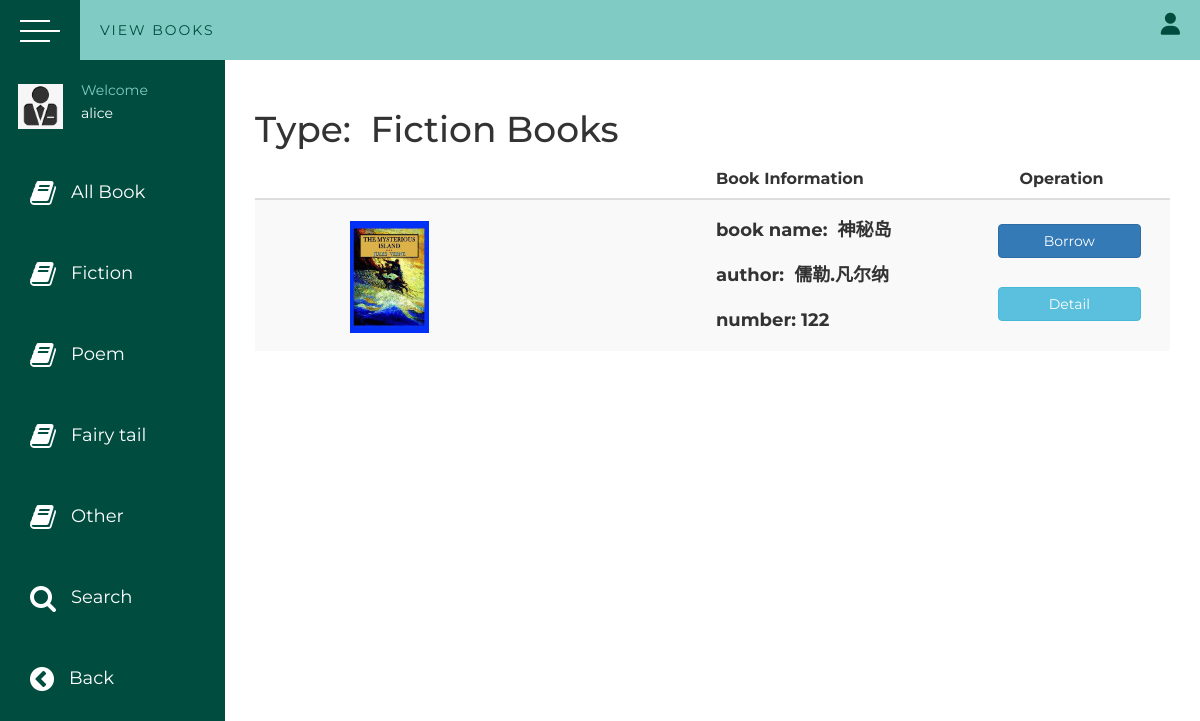
The app's page /fictionBookForUser (signed in) with its own data.
### app/models.py (models this page shows, shortened)
class User(UserMixin, db.Model):
    __tablename__ = 'User'
    id = db.Column(db.Integer, primary_key=True)
    userName = db.Column(db.String(200), index=True, unique=True)
    password_hash = db.Column(db.String(128))
    bookCount = db.Column(db.Integer)
    criminalRecord = db.Column(db.Integer)
    firstBorrowBookId = db.Column(db.Integer)
    secondBorrowBookId = db.Column(db.Integer)
    thirdBorrowBookId = db.Column(db.Integer)
    @property
    def password(self):
        raise AttributeError('password is not a readable attribute')

class Book(UserMixin, db.Model):
    __tablename__ = 'Book'
    id = db.Column(db.Integer, primary_key=True)
    bookName = db.Column(db.String(300), index=True)
    publishTime = db.Column(db.Date, nullable=True)
    publisher = db.Column(db.String(100), index=True)
    author = db.Column(db.String(100), index=True)
    type = db.Column(db.String(100), index=True)
    description = db.Column(db.String(500), nullable=False)
    bookNumber = db.Column(db.Integer)
    bookImg = db.Column(db.String(500))
    authorImg = db.Column(db.String(500))

### app/views.py (the view)
@app.route('/fictionBookForUser')
def fictionBookForUser():
    app.logger.info('info log')
    username = session['username']
    books = Book.query.filter_by(type='fiction').all()
    return render_template('fictionBook.html',
                           username=username,
                           books=books)

### app/views.py (called while the page is built)
@login_manager.user_loader
def load_user(user_id):
    return User.query.get(int(user_id))

### app/templates/fictionBook.html
{% extends 'userViewBook.html' %}
{% block fictionbook %}
    <h1>Type: &nbsp;Fiction Books</h1>
    <table class="table table-striped" style="font-family: Arial; font-size: medium">
        <thead>
        <tr>
            <th></th>
            <th>Book Information</th>
            <th>Operation</th>
        </tr>
        </thead>
        <tbody style="font-family: 'Arial Unicode MS';font-size: large;font-weight: bold">
        {% for book in books %}
            <tr>
                <td style="line-height: 750%"><img width="18%" style="margin-left: 20%"
                                                   src={{ url_for('static',filename=book.bookImg) }}/>
                </td>
                <td style="line-height: 250%;">book
                    name:&nbsp;&nbsp;{{ book.bookName }}<br>author:&nbsp;&nbsp;{{ book.author }}<br>
                    number: {{ book.bookNumber }}</td>
                <td style="line-height: 350%">
                    <a href="/userBorrowBookInFictionBook/{{ book.id }}">
                        <button type="button" class="btn btn-primary" style="width: 100%;margin-left: -15%">Borrow
                        </button>
                    </a>
                    <br>
                    <a href="/bookDetail/{{ book.id }}">
                        <button type="button" class="btn btn-info" style="width: 100%;margin-left: -15%">Detail</button>
                    </a>
                </td>
            </tr>
        {% endfor %}
        </tbody>
    </table>
{% endblock %}

### app/templates/userViewBook.html (shortened to what this page needs)
<!DOCTYPE html>
<html lang="en">
<head>
    <link rel="stylesheet" href="https://apps.bdimg.com/libs/jquerymobile/1.4.5/jquery.mobile-1.4.5.min.css">
    <link rel="stylesheet" href="{{ url_for('static',filename='userViewBook.css') }}">
    <link rel="stylesheet" href="{{ url_for('static',filename='secondBaseStyles.css') }}">
    <link rel="stylesheet" href="https://cdn.staticfile.org/twitter-bootstrap/3.3.7/css/bootstrap.min.css">
    <link href="https://cdn.bootcss.com/font-awesome/4.4.0/css/font-awesome.min.css" rel="stylesheet">
</head>
<body>
<div class="wrapper">
    <div class="top_navbar">
        <div class="hamburger">
            <div class="hamburger__inner">
                <div class="one"></div>
                <div class="two"></div>
                <div class="three"></div>
            </div>
        </div>
        <div class="menu">
            <div class="logo">
                View Books
            </div>
            <div class="right_menu ">
                <ul>
                    <li>
                        <i class="fas fa-user"></i>
                    </li>
                </ul>
            </div>
        </div>
    </div>
    <div class="main_container">
        <div class="sidebar">
            <div class="sidebar__inner">
                <div class="profile">
                    <div class="img">
                        <img src={{ url_for('static',filename='Image/2.jpg') }} alt="profile_pic">
                    </div>
                    <div class="profile_info">
                        <p>Welcome</p>
                        <p class="profile_name">{{ username }}</p>
                    </div>
                </div>
                <ul>
                    <li>
                        <a href={{ url_for('allBookForUser') }}>
                            <span class="icon"><i class="fa fa-book"></i></span>
                            <span class="title">All Book</span>
                        </a>
                    </li>
                    <li>
                        <a href={{ url_for('fictionBookForUser') }}>
                            <span class="icon"><i class="fa fa-book"></i></span>
                            <span class="title">Fiction</span>
                        </a>
                    </li>
                    <li>
                        <a href={{ url_for('poemBookForUser') }}>
                            <span class="icon"><i class="fa fa-book"></i></span>
                            <span class="title">Poem</span>
                        </a>
                    </li>
                    <li>
                        <a href={{ url_for('fairytailBookForUser') }}>
                            <span class="icon"><i class="fa fa-book"></i></span>
                            <span class="title">Fairy tail</span>
                        </a>
                    </li>
                    <li>
                        <a href={{ url_for('otherBookForUser') }}>
                            <span class="icon"><i class="fa fa-book"></i></span>
                            <span class="title">Other</span>
                        </a>
                    </li>
                    <li>
                        <a href={{ url_for('searchBookForUser') }}>
                            <span class="icon"><i class="fa fa-search" aria-hidden="true"></i></span>
                            <span class="title">Search</span>
                        </a>
                    </li>
                    <li>
                        <a href={{ url_for('bookRecommend') }}>
                            <span class="icon"><i class="fa fa-chevron-circle-left" aria-hidden="true"></i></span>
                            <span class="title">Back</span>
                        </a>
                    </li>
                </ul>
            </div>
        </div>
        <div class="container">
            {% block fictionbook %}{% endblock %}
        </div>
    </div>
</div>
</body>
</html>

### app/static/secondBaseStyles.css (style rules this page uses)
* { margin: 0; padding: 0; list-style: none; box-sizing: border-box; text-decoration: none; font-family: 'Montserrat', sans-serif; }
.wrapper { width: 100%; height: 100%; }
.top_navbar { background: #80CBC4; height: 60px; display: flex; position: fixed; width: 100%; top: 0; }
.top_navbar .hamburger { width: 80px; background: #004D40; position: relative; font-size: 28px; }
.top_navbar .hamburger .hamburger__inner { position: absolute; top: 50%; left: 50%; transform: translate(-50%,-50%); cursor: pointer; width: 40px; height: 20px; }
.top_navbar .hamburger__inner > div { width: 30px; height: 2px; background: #fff; position: absolute; top: 0; left: 0; }
.top_navbar .hamburger div.two { top: 10px; width: 40px; }
.top_navbar .hamburger div.three { top: 20px; }
.top_navbar .menu { width: calc(100% - 80px); height: 100%; display: flex; justify-content: space-between; align-items: center; padding: 0 20px; }
.top_navbar .menu .logo { color: #004D40; text-transform: uppercase; letter-spacing: 2px; }
.top_navbar .menu .right_menu ul { display: flex; }
.top_navbar .menu .right_menu ul li { position: relative; }
.top_navbar .menu .right_menu ul li .fas { font-size: 22px; cursor: pointer; color: #004D40; }
.main_container .sidebar { position: fixed; top: 60px; left: 0; width: 225px; height: 100%; background: #004D40; transition: all 0.3s ease; }
.main_container .sidebar .sidebar__inner { position: relative; }
.main_container .sidebar .profile { display: flex; align-items: center; color: #fff; padding: 20px 0; white-space: nowrap; transition: all 0.3s ease; }
.main_container .sidebar .profile .img { padding: 0 18px; }
.main_container .sidebar .profile img { width: 45px; }
.main_container .sidebar .profile p:first-child { font-size: 14px; color: #80CBC4; margin-bottom: 3px; }
.main_container .container { margin-top: 60px; width: calc(100% - 225px); margin-left: 225px; padding: 30px; transition: all 0.3s ease; }
.main_container .sidebar ul li a { color: #fff; font-size: 18px; padding: 20px 30px; white-space: nowrap; display: flex; align-items: center; margin-bottom: 1px; transition: all 0.3s ease; }
.main_container .sidebar ul li a .icon { margin-right: 15px; font-size: 28px; }
.main_container .sidebar ul li a span { display: inline-block; }

### records on screen
User: userName "alice"
Book: bookImg (picture), bookName "神秘岛", author "儒勒.凡尔纳", bookNumber "122"
